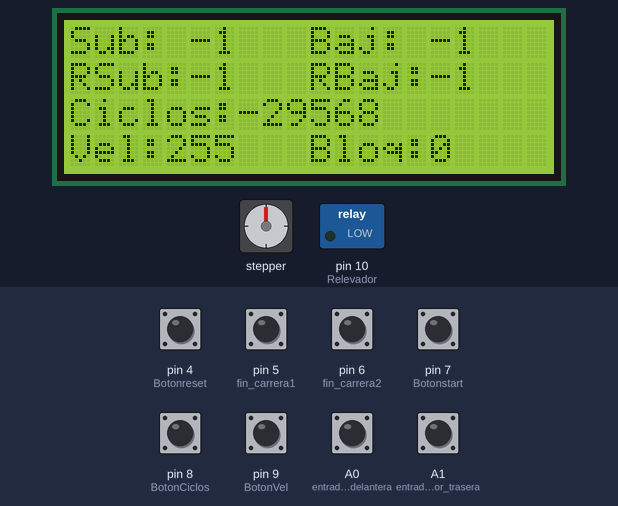
A sketch run on a simulated Arduino Uno, built with avr-gcc and run on an emulated ATmega328P. Shown: stepper motor, 20×4 character LCD, switched loads named in the sketch (green lamp = pin HIGH). Wiring (inferred from the names in the program): stepper motor driver (200 steps per turn assumed): step pin 3; direction pin 2. The inputs (shaded band) are chosen by the test bench; at power-on: A0 (entrada_relevador_delantera), A1 (entrada_relevador_trasera), pin 4 (Botonreset), pin 5 (fin_carrera1), pin 6 (fin_carrera2), pin 7 (Botonstart), pin 8 (BotonCiclos), pin 9 (BotonVel) HIGH. EEPROM starts erased; pins used as bus, display or sensor lines are not drawn; what the sketch prints to the serial monitor is not drawn.

Above: at 9.4 s.
9.5 s: pin 9 (BotonVel) pulled LOW for 1 s
At 11.1 s:
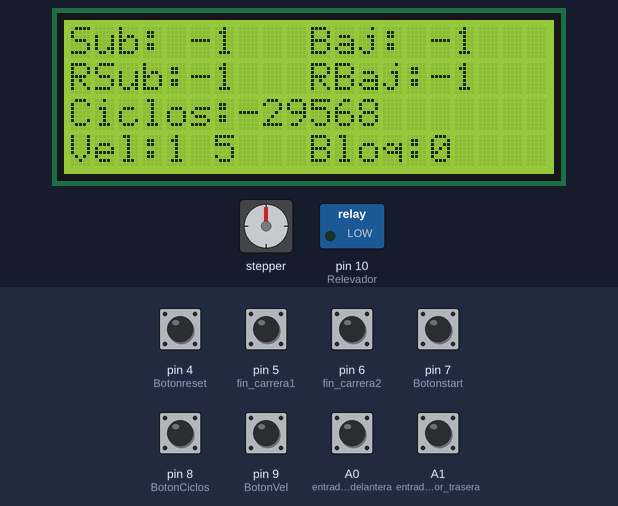
12.0 s: pin 7 (Botonstart) pulled LOW for 0.15 s
At 13.2 s:
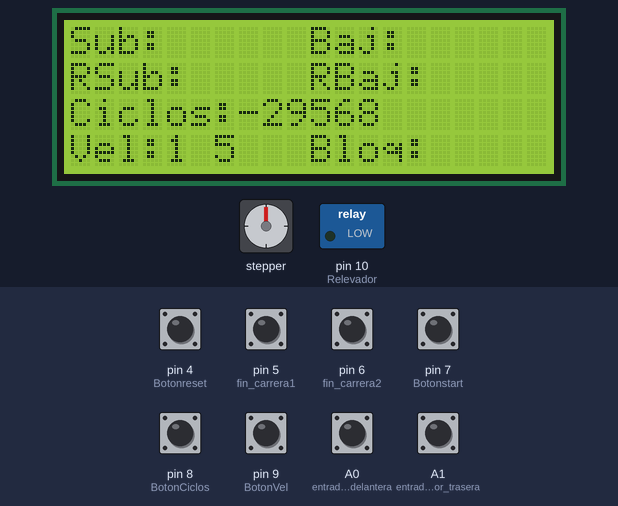
13.6 s: pin 8 (BotonCiclos) pulled LOW for 0.15 s
At 14.1 s:
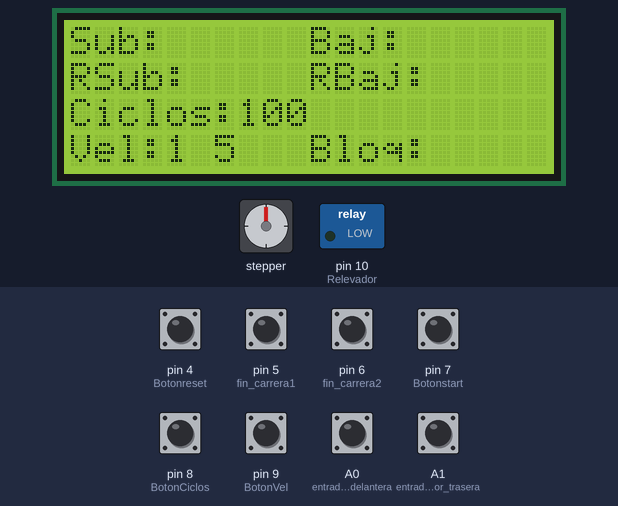
15.2 s: pin 4 (Botonreset) pulled LOW for 1 s
19.2 s: pin 9 (BotonVel) pulled LOW for 0.15 s
At 19.7 s:
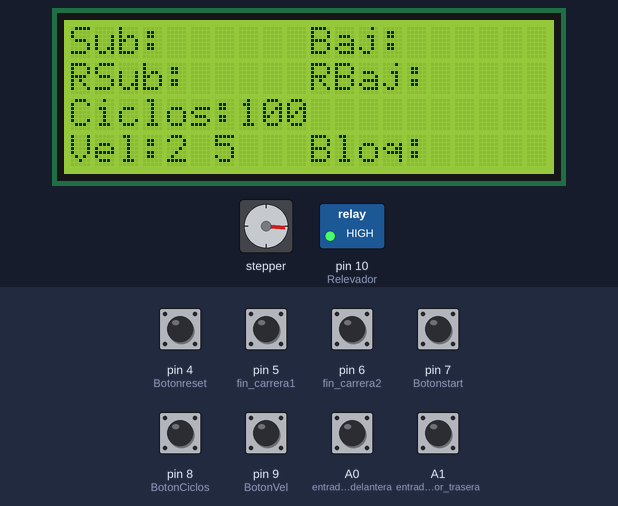
22.3 s: pin 9 (BotonVel) pulled LOW for 0.15 s
At 23.7 s:
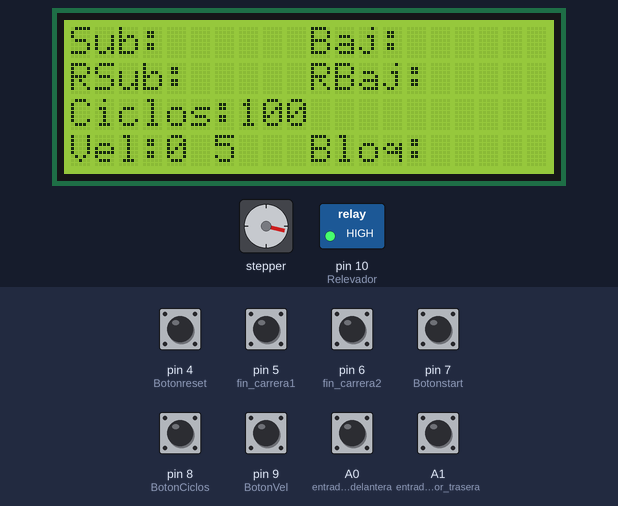
Timing chart, 0 to 72.9 s (numbered marks = the images above; inputs shaded):
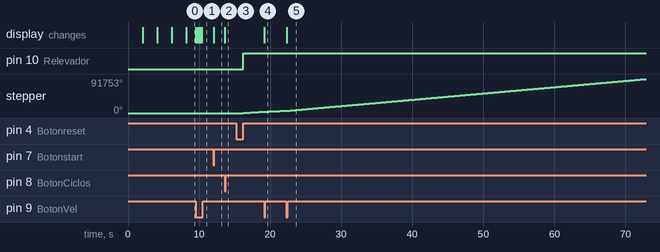

The sketch:

ControlCalidadContadores.ino
```cpp
//ARDUINO
//v1.4
//MOTOR A PASOS Y DRIVER CONTROLADOR
//BLOQUEOS
#include <Wire.h>
#include <LiquidCrystal_I2C.h>
#include <EEPROM.h>

#define dirPin        2
#define stepPin       3
#define Botonreset    4
#define fin_carrera1  5  //IZQUIERDA
#define fin_carrera2  6  //DERECHA
#define Botonstart    7
#define BotonCiclos   8
#define BotonVel      9
#define Relevador     10
#define fin_carrera3  11 //BLOQUEO
#define entrada_relevador_delantera A0
#define entrada_relevador_trasera   A1

class accesos {
  public:
    int count, limit, valor;
    byte byte1, byte2;
};

int pasos = 1200;
int timedelay;
int velocidad[3] = {500, 700, 1000};
int limiteContador = 1;
int fin, dir_estado, estado_reset, cambio_giro, estado_inicio;
int countinicio;
int pausecontador;
int SegundosBloqueado = 20;
int BloqueosTotales = 0;
int CiclosBloqueo = 100; //CADA CUANTOS CICLOS SE BLOQUEARA
int varauxiliarbloqueo = 0;
unsigned long previousEnableSumaRele, previousRefrecarLCD;
const int intervalEnableSumaRele = 500;
const int intervalRefrecarLCD = 600000;//REFRESCA PANTALLA CADA 10MIN
int EnableSumaRele[2];
accesos accion[2], releValor[2];
int Ciclos[14] = {1,2,5,10,15,20,25,30,35,40,45,50,55,60};
LiquidCrystal_I2C lcd(0x27, 20, 4);  //

void setup() {

  Serial.begin(9600);
  pinMode(stepPin, OUTPUT);
  pinMode(dirPin, OUTPUT);
  pinMode(Relevador, OUTPUT);
  pinMode(Botonreset, INPUT_PULLUP);
  pinMode(fin_carrera1, INPUT_PULLUP);
  pinMode(fin_carrera2, INPUT_PULLUP);
  pinMode(Botonstart, INPUT_PULLUP);
  pinMode(BotonCiclos, INPUT_PULLUP);
  pinMode(BotonVel, INPUT_PULLUP);
  pinMode(fin_carrera3, INPUT_PULLUP);
  pinMode(entrada_relevador_delantera, INPUT_PULLUP);
  pinMode(entrada_relevador_trasera, INPUT_PULLUP);

  lcd.init();
  lcd.backlight();
  lcd.setCursor(5,1);
  lcd.print("HOLA");
  delay(2000);
  lcd.clear();
  lcd.setCursor(0,0);
  lcd.print("ESTAMOS");
  lcd.setCursor(0,1);
  lcd.print("PREPARANDO");
  lcd.setCursor(0,2);
  lcd.print("TODO PARA");
  lcd.setCursor(0,3);
  lcd.print("EMPEZAR");
  delay(2000);
  lcd.clear();
  lcd.setCursor(0,1);
  lcd.print("ESPERA UN");
  lcd.setCursor(0,2);
  lcd.print("MOMENTO...");
  delay(2000);
  lcd.clear();
  lcd.setCursor(0,1);
  lcd.print("INICIANDO SISTEMA...");
  lcd.setCursor(6,2);
  lcd.print(":(");
  delay(2000);
  lcd.clear();

  accion[0].byte1 = EEPROM.read(0);
  accion[0].byte2 = EEPROM.read(1);
  accion[1].byte1 = EEPROM.read(2);
  accion[1].byte2 = EEPROM.read(3);
  accion[0].count = accion[0].byte1<<8|accion[0].byte2; //Subidas conteo
  accion[1].count = accion[1].byte1<<8|accion[1].byte2; //Bajadas conteo
  dir_estado = EEPROM.read(4);
  limiteContador = EEPROM.read(5);
  timedelay = EEPROM.read(6);
  estado_reset = EEPROM.read(7);
  estado_inicio = EEPROM.read(8);
  releValor[0].byte1 = EEPROM.read(9);
  releValor[0].byte2 = EEPROM.read(10);
  releValor[1].byte1 = EEPROM.read(11);
  releValor[1].byte2 = EEPROM.read(12);
  releValor[0].count = releValor[0].byte1<<8|releValor[0].byte2; //Subidas accionamientos relevador
  releValor[1].count = releValor[1].byte1<<8|releValor[1].byte2; //Bajadas accionamientos relevador
  countinicio = EEPROM.read(13);
  BloqueosTotales = accion[1].count/CiclosBloqueo;
  lcd_contador();
}

void loop() {
  // lcd_contador();
  // EEPROM.update(6, 1);
  digitalWrite(Relevador, LOW);
  while(( accion[1].count < (Ciclos[limiteContador]*100)) && estado_inicio == 1 && estado_reset == 0){
    digitalWrite(Relevador, HIGH);
    if(dir_estado == 0){
      digitalWrite(dirPin, LOW);
    }else{
      digitalWrite(dirPin, HIGH);
    }
    button_timedelay();
    ciclopaso();
    /*if(millis() - previousRefrecarLCD > intervalRefrecarLCD){
       previousRefrecarLCD = millis();
       lcd.clear();
       lcd.init();
       lcd.backlight();
    }*/


    //dir_estado = !dir_estado;
    lcd_contador();
  }
  estado_inicio =0;
  button_start();
  button_ciclos();
  button_reset();
  button_timedelay();
}

void ciclopaso(){
  while(cambio_giro == 0){
    button_timedelay();
    sensor_bloqueo();
    digitalWrite(stepPin, HIGH);
    delayMicroseconds(velocidad[timedelay]);
    digitalWrite(stepPin, LOW);
    //delay(1);
    delayMicroseconds(velocidad[timedelay]);
   if(digitalRead(fin_carrera1)==LOW && estado_reset == 0 && dir_estado == 1){
     Serial.println(digitalRead(fin_carrera1));
      if(countinicio == 1){
        accion[dir_estado].count++;
        SaveConteo();
      }
      dir_estado = 0;
      varauxiliarbloqueo =0;
      cambio_giro = 1;
      delay(200);
    }else if(digitalRead(fin_carrera2)==LOW&& estado_reset == 0 && dir_estado == 0){
      accion[dir_estado].count++;
      SaveConteo();
      countinicio = 1;
      EEPROM.update(13, countinicio);
      dir_estado = 1;
      cambio_giro = 1;
      delay(200);
    }else if(digitalRead(fin_carrera1)==LOW&& estado_reset == 1 ){
      dir_estado = 0;
      cambio_giro = 1;
      digitalWrite(stepPin, LOW);
    }
    button_reset();
    EEPROM.update(4, dir_estado);
    Conteo_relevadores();
    //lcd_contador();
  }
  if(estado_reset == 0){
    cambio_giro = 0;
  }
}

void lcd_contador(){
  lcd.setCursor(0, 0);
  lcd.print("Sub: ");
  lcd.print(accion[0].count);
  lcd.setCursor(10, 0);
  lcd.print("Baj: ");
  lcd.print(accion[1].count);
  lcd.setCursor(0, 1);
  lcd.print("RSub:");
  lcd.print(releValor[0].count);
  lcd.setCursor(10, 1);
  lcd.print("RBaj:");
  lcd.print(releValor[1].count);
  lcd.setCursor(0, 2);
  lcd.print("Ciclos:");
  lcd.print(Ciclos[limiteContador]*100);
  lcd.setCursor(0, 3);
  lcd.print("Vel:");
  lcd.print(timedelay);
  lcd.setCursor(10, 3);
  lcd.print("Bloq:");
  lcd.print(BloqueosTotales);
}

void SaveConteo(){

    accion[dir_estado].byte1 = accion[dir_estado].count >> 8;
    accion[dir_estado].byte2 = accion[dir_estado].count & 255;
    accion[dir_estado].valor = accion[dir_estado].byte1 << 8|accion[dir_estado].byte2;

    if(dir_estado == 0){
      EEPROM.update(0, accion[dir_estado].byte1);
      EEPROM.update(1, accion[dir_estado].byte2);
    }else{
      EEPROM.update(2, accion[dir_estado].byte1);
      EEPROM.update(3, accion[dir_estado].byte2);
    }

}
```

Controles.ino
```cpp
void button_reset(){
  if(digitalRead(Botonreset)  == LOW){
    pausecontador= 1;
    delay(500);
  }
  while(pausecontador == 1){
    if(digitalRead(Botonreset)  == LOW){
      estado_reset = 0;
      estado_inicio = 1;
      pausecontador= 0;
      delay(500);
    }
    Serial.println("esperando_reset");
    if(digitalRead(BotonCiclos) == LOW){
      Serial.println("stop");
      estado_reset = 1;
      estado_inicio = 0;
      pausecontador = 0;
    }
  }
  EEPROM.update(7, estado_reset);
  EEPROM.update(8, estado_inicio);
  if(estado_reset == 1){
    digitalWrite(dirPin, HIGH);
    dir_estado = 0;
  }

}

void button_start(){
  if(digitalRead(Botonstart) == LOW) {
    estado_inicio = 1;
    estado_reset = 0;
    EEPROM.update(0, estado_reset);
    EEPROM.update(1, estado_reset);
    EEPROM.update(2, estado_reset);
    EEPROM.update(3, estado_reset);
    EEPROM.update(7, estado_reset);
    EEPROM.update(8, estado_inicio);
    EEPROM.update(9,  estado_reset);
    EEPROM.update(10, estado_reset);
    EEPROM.update(11, estado_reset);
    EEPROM.update(12, estado_reset);
    accion[0].byte1 = EEPROM.read(0);
    accion[0].byte2 = EEPROM.read(1);
    accion[1].byte1 = EEPROM.read(2);
    accion[1].byte2 = EEPROM.read(3);
    accion[0].count = accion[0].byte1<<8|accion[0].byte2; //Subidas
    accion[1].count = accion[1].byte1<<8|accion[1].byte2; //Bajadas
    releValor[0].byte1 = EEPROM.read(9);
    releValor[0].byte2 = EEPROM.read(10);
    releValor[1].byte1 = EEPROM.read(11);
    releValor[1].byte2 = EEPROM.read(12);
    releValor[0].count = releValor[0].byte1<<8|releValor[0].byte2; //Subidas accionamientos relevador
    releValor[1].count = releValor[1].byte1<<8|releValor[1].byte2; //Bajadas accionamientos relevador
    countinicio = 0;
    EEPROM.update(13, countinicio);

    Serial.print("INICIO");
    lcd.setCursor(0, 0);
    lcd.print("Sub: ");
    lcd.print("    ");
    lcd.setCursor(10, 0);
    lcd.print("Baj: ");
    lcd.print("    ");
    lcd.setCursor(0, 1);
    lcd.print("RSub:");
    lcd.print("    ");
    lcd.setCursor(10, 1);
    lcd.print("RBaj:");
    lcd.print("    ");
    lcd.setCursor(10, 3);
    lcd.print("Bloq:");
    lcd.print("    ");
    BloqueosTotales = 0;
  }
}

void button_ciclos(){
  if(digitalRead(BotonCiclos) == LOW) {
    limiteContador = limiteContador + 1;
    if(limiteContador > 13){
      limiteContador = 0;
    lcd.setCursor(0, 2);
    lcd.print("Ciclos:");
    lcd.print("       ");
    lcd.setCursor(0, 2);
    lcd.print("Ciclos:");

    Serial.println(limiteContador);
    lcd.print(Ciclos[limiteContador]*100);
    }
    EEPROM.update(5, limiteContador);
    Serial.println(limiteContador);
    lcd.setCursor(0, 2);
    lcd.print("Ciclos:");
    lcd.print(Ciclos[limiteContador]*100);
    delay(500);
  }
}

void button_timedelay(){
  if(digitalRead(BotonVel) == LOW) {
    Serial.println("delay");
    timedelay = EEPROM.read(6);
    timedelay = timedelay+1;
    if(timedelay > 2){
      timedelay = 0;
    lcd.setCursor(0, 3);
    lcd.print("Vel:");
    lcd.print("  ");
    lcd.setCursor(0, 3);
    lcd.print("Vel:");
    lcd.print(timedelay);

    }
    EEPROM.update(6, timedelay);
    Serial.println(timedelay);
    lcd.setCursor(0, 3);
    lcd.print("Vel:");
    lcd.print(timedelay);
    delay(200);
  }
}

void sensor_bloqueo(){
  int countBloqueo  =0;
  int resultResiduo =1;


  if(accion[1].count >= CiclosBloqueo){
    resultResiduo = accion[1].count % CiclosBloqueo;
  }

  if( resultResiduo == 0 && (digitalRead(fin_carrera3)==LOW) && varauxiliarbloqueo == 0){
    while(countBloqueo < SegundosBloqueado){
      countBloqueo++;
      Serial.println("while");
      delay(1000);
    }
    BloqueosTotales = accion[1].count/CiclosBloqueo;
    lcd.setCursor(10, 3);
    lcd.print("Bloq:");
    lcd.print("    ");

    lcd.setCursor(10, 3);
    lcd.print("Bloq:");
    lcd.print(BloqueosTotales);
    Serial.println("if");
    varauxiliarbloqueo = 1;
  }
}

void Conteo_relevadores(){
  if((digitalRead(entrada_relevador_delantera)==LOW)&& !EnableSumaRele[0]){
    Serial.println("entra1");
    releValor[0].count++;
    releValor[0].byte1 = releValor[0].count >> 8;
    releValor[0].byte2 = releValor[0].count & 255;
    EEPROM.update(9,  releValor[0].byte1);
    EEPROM.update(10, releValor[0].byte2);
    EnableSumaRele[0] =1;
    previousEnableSumaRele = millis();
    lcd.setCursor(0, 1);
    lcd.print("RSub:");
    lcd.print("    ");
    lcd.setCursor(0, 1);
    lcd.print("RSub:");
    lcd.print(releValor[0].count);
    delay(500);
  }
  if((digitalRead(entrada_relevador_trasera)==LOW)&& !EnableSumaRele[1]){
    Serial.println("entra2");
    releValor[1].count++;
    releValor[1].byte1 = releValor[1].count >> 8;
    releValor[1].byte2 = releValor[1].count & 255;
    EEPROM.update(11, releValor[1].byte1);
    EEPROM.update(12, releValor[1].byte2);
    EnableSumaRele[1] =1;
    previousEnableSumaRele = millis();
    lcd.setCursor(10, 1);
    lcd.print("RBaj:");
    lcd.print("    ");
    lcd.setCursor(10, 1);
    lcd.print("RBaj:");
    lcd.print(releValor[1].count);
    delay(500);
  }

  if(digitalRead(entrada_relevador_delantera)==HIGH){
    EnableSumaRele[0]= 0;
  }

  if(digitalRead(entrada_relevador_trasera)==HIGH){
    EnableSumaRele[1]= 0;
  }


}
```

Measured:
- after the input at 9.5 s, the display: first changes at once (image 1 shows a later state)
- after the input at 12.0 s, the display: changes after 0.08 s (image 2)
- after the input at 13.6 s, the display: changes at once (image 3)
- after the input at 15.2 s, pin 10 (Relevador): LOW → HIGH after 1.0 s; stepper: keeps turning clockwise at about 1232°/s, starting after 1.0 s
- after the input at 19.2 s, the display: changes at once (image 4)
- after the input at 22.3 s, the display: changes at once (image 5)
